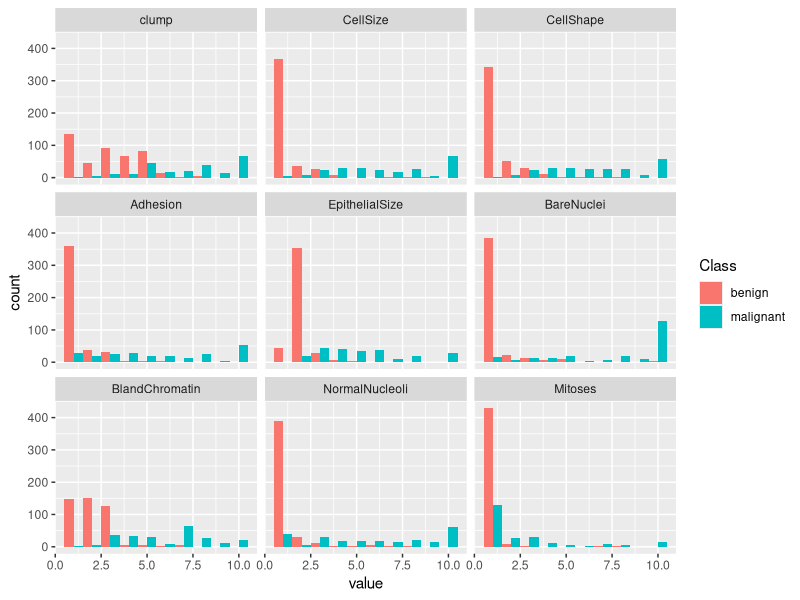

This chart was generated by the following R code:
## ---- chunk 1
knitr::opts_chunk$set(echo = TRUE, warning = FALSE, message = FALSE, fig.path = "README_figs/README-")
library("ggplot2")
library("reshape2")
## ---- chunk 2
data <- read.table("breast_cancer.csv",sep=",",header=T,stringsAsFactors = TRUE,na.strings = c("?")) #Missing Values are ?
print("Are there any missing Values?")
print(sum(is.na(data))>0) #We see if there are more than zero missing values
## ---- chunk 3
print("Names of Columns with missing values")
colnames(data)[colSums(is.na(data))>0] #We use logical subsetting and colnames function to print columns with missing value
## ---- chunk 4

dataUpdated <- data[complete.cases(data), ] #complete.cases give out rows with no NA; we paste it to new data frame
## ---- chunk 5
dataBenign <- dataUpdated[dataUpdated$Class=="benign",]
colMeans(dataBenign[,2:10]) #we find colMeans after logical subsetting the rows which equals to benign.

dataMalignant <- dataUpdated[dataUpdated$Class=="malignant",]
colMeans(dataMalignant[,2:10])
## ---- chunk 6

new_data <- melt(dataUpdated[,2:11])
ggplot(data=new_data)+geom_histogram(aes(value, fill = Class),binwidth = 1,  position = "dodge")+facet_wrap(~variable)




